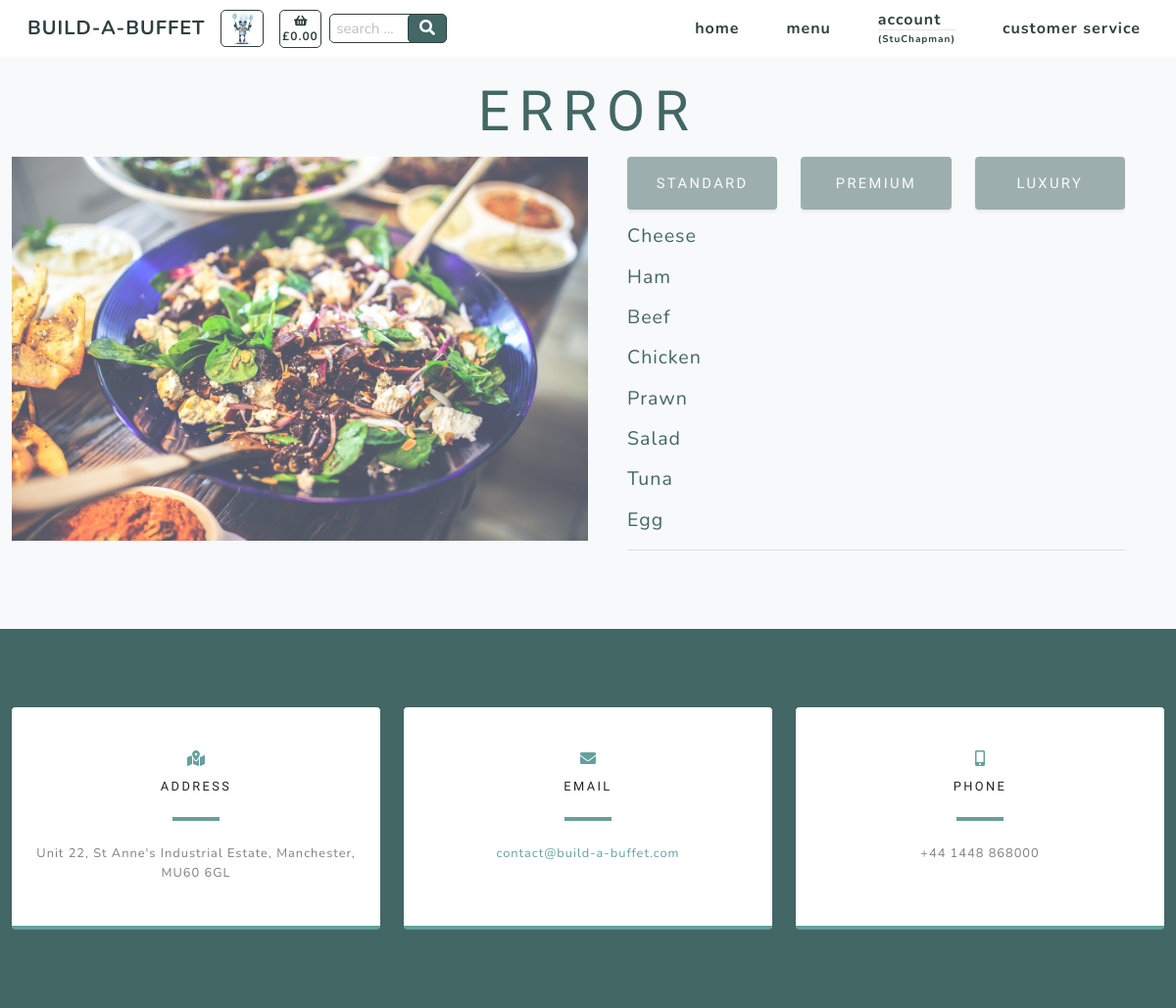
The page /products/ (signed in) on the database its author committed.
### products/models.py (models this page shows, shortened)
class Product(models.Model):
    category = models.ForeignKey('Category', null=True,
                                 on_delete=models.SET_NULL)
    id_no = models.CharField(max_length=254, null=True)
    name = models.CharField(max_length=254)
    description = models.CharField(max_length=254)
    price = models.DecimalField(max_digits=6, decimal_places=2)
    range = models.CharField(max_length=254, null=True)

### products/views.py (the view, shortened to what this page needs)
# urls.py: path('products/', include('products.urls')),
def products(request):
    """ check for a basket cookie """
    context_items = basket_context(request)
    basket_total = context_items['basket_total']
    cookie_key = context_items['cookie_key']
    menu = Category.objects.all().order_by('id_no')
    category = ""
    range = ""
    image = ""
    categories = Category.objects.all()
    products = Product.objects.all()
    context = {
            'products': products,
            'category': category,
            'range': range,
            'image': image,
            'cookie_key': cookie_key,
            'basket_total': basket_total,
            'menu': menu,
        }
    return render(request, 'products/products.html', context)

### basket/contexts.py (called while the page is built)
def basket_context(request):
    cookie_key = settings.COOKIE_KEY
    try:
        cookie = request.COOKIES[cookie_key]
        basket_total = Basket.objects.filter(cookie=cookie).aggregate(Sum('total_price'))
        if basket_total['total_price__sum'] is None:
            basket_total = ""
    except KeyError:
        basket_total = ""
        cookie = 99999999
    context = {
            'cookie': cookie,
            'cookie_key': cookie_key,
            'basket_total': basket_total,
        }
    return context

### products/templates/products/products.html (shortened to what this page needs)
{% extends "base.html" %}
{% load static %}
{% block content %}
    <section class="products-section bg-light" id="products">
        <div class="container">
            <div class="row justify-content-center no-gutters">
                <div class="col-xl-12">
                    {% if category %}
                        <h1 class="product-text-one mx-auto text-uppercase text-center flex-margin-b text-blue">{{ category }}</h1>
                    {% else %}
                        <h1 class="product-text-one mx-auto text-uppercase text-center flex-margin-b text-blue">Error</h1>
                    {% endif %}
                </div>
                <div class="col-xl-6">
                    {% if category %}
                        {% for image in image %}
                            {% if image.image %}
                                <img class="img-fluid image-80" src="{{ MEDIA_URL }}{{ image.image }}" alt="{{ category }} image" />
                            {% else %}
                                <img class="img-fluid image-80" src="{{ MEDIA_URL }}assets/img/noimage.png" alt="no image" />
                            {% endif %}
                        {% endfor %}
                    {% else %}
                        <img class="img-fluid image-80" src="{{ MEDIA_URL }}assets/img/pexels-kaboompics-com-5928.jpg" alt="salad bowl" />
                    {% endif %}
                </div>
                <div class="col-xl-6">
                    <div class="text-center h-100 project">
                        <div class="d-flex h-100">
                            <div class="product-container w-100 mt-0 text-center text-xl-left">
                                <div class="row">
                                    <div class="col-4">
                                        {% if range == "standard" %}
                                            <a class="product-selected masthead-button opaque-100 btn btn-primary js-scroll-trigger flex-margin-b" href="{% url 'products' %}?category_range={{ category }},standard">Standard</a>
                                        {% else %}
                                            <a class="product-unselected masthead-button opaque-100 btn btn-primary js-scroll-trigger flex-margin-b" href="{% url 'products' %}?category_range={{ category }},standard">Standard</a>
                                        {% endif %}
                                    </div>
                                    <div class="col-4">
                                        {% if range == "premium" %}
                                            <a class="product-selected masthead-button opaque-100 btn btn-primary js-scroll-trigger flex-margin-b" href="{% url 'products' %}?category_range={{ category }},premium">Premium</a>
                                        {% else %}
                                            <a class="product-unselected masthead-button opaque-100 btn btn-primary js-scroll-trigger flex-margin-b" href="{% url 'products' %}?category_range={{ category }},premium">Premium</a>
                                        {% endif %}
                                    </div>
                                    <div class="col-4">
                                        {% if range == "luxury" %}
                                            <a class="product-selected masthead-button opaque-100 btn btn-primary js-scroll-trigger flex-margin-b" href="{% url 'products' %}?category_range={{ category }},luxury">Luxury</a>
                                        {% else %}
                                            <a class="product-unselected masthead-button opaque-100 btn btn-primary js-scroll-trigger flex-margin-b" href="{% url 'products' %}?category_range={{ category }},luxury">Luxury</a>
                                        {% endif %}
                                    </div>
                                </div>
                                {% for product in products %}
                                    {% if range %}
                                        {% if product.range == range and product.category|slugify == category %}
                                            <div class="mx-auto flex-margin-b text-blue">
                                                <a class="product-text-two" href="{% url 'product_detail' %}?category_product={{ category }},{{ product.name }},selected-one">{{ product.name }}</a>
                                            </div>
                                        {% endif %}
                                    {% else %}
                                        {% if product.range == "standard" %}
                                            <div class="product-text-two mx-auto flex-margin-b text-blue">
                                                {{ product.name }}
                                            </div>
                                        {% endif %}
                                    {% endif %}
                                {% endfor %}
                                <hr class="d-none d-xl-block mb-0 ml-0" />
                            </div>
                        </div>
                    </div>
                </div>
            </div>
        </div>
    </section>
{% include 'includes/contact.html' %}
{% endblock %}

### templates/base.html (shortened to what this page needs)
{% load static %}
<!doctype html>
<html lang="en">
  <head>
    {% block corecss %}
        <link href="{% static 'css/styles.css' %}" rel="stylesheet" />
        <link href="{% static 'css/slider.css' %}" rel="stylesheet" />
    {% endblock %}
  </head>
  <body id="page-top" onload="createCookie()">
        <nav class="navbar navbar-expand-lg navbar-light fixed-top" id="mainNav">
            <div class="container">
                <a class="navbar-brand js-scroll-trigger navbar-brand-vis" href="#page-top">BUILD-A-BUFFET</a>
                <div>
                    <ul class="navbar-nav ml-auto align-vertically">
                        <li class="nav-item"><a class="nav-link js-scroll-trigger bartholemew-menu" href="{% url 'bartholemew' %}"><img src="{{ MEDIA_URL }}assets/img/bartholemew-sml.jpg" alt="bartholemew" height="36"></a></li>
                    </ul>
                </div>
                <div>
                    <ul class="navbar-nav ml-auto align-vertically">
                        {% if basket_total.total_price__sum != None %}
                            <li class="nav-item"><a class="nav-link js-scroll-trigger text-center text-xs-nav basket" href="{% url 'basket' %}"><i class="fa fa-shopping-basket" aria-hidden="true"></i><br><span class=" text-xs-nav">£{{ basket_total.total_price__sum|floatformat:"2" }}</span></a></li>
                        {% else %}
                            <li class="nav-item"><a class="nav-link js-scroll-trigger text-center text-xs-nav basket" href="{% url 'basket' %}"><i class="fa fa-shopping-basket" aria-hidden="true"></i><br><span class=" text-xs-nav">£0.00</span></a></li>
                        {% endif %}
                    </ul>
                </div>
                <div class="ml-2 mr-auto">
                    <form action="{% url 'search_products' %}" method="GET" id="product_search_form" >
                        <input class="search-input text-blue text-xs" type="text" name="product_search" id="product_search" placeholder=" search ..." maxlength="18">
                        <button class="search-button text-center" type="submit">
                                <i class="fas fa-search"></i>
                        </button>
                    </form>
                </div>
                <div class="collapse navbar-collapse" id="navbarResponsive">
                    <ul class="navbar-nav ml-auto">
                        <li class="nav-item my-auto"><a class="nav-link js-scroll-trigger" href="{% url 'home' %}">home</a></li>
                        <li class="nav-item dropdown my-auto">
                            <a class="nav-link js-scroll-trigger" href="#" id="all-menus-link" data-toggle="dropdown" aria-haspopup="true" aria-expanded="false">
                                menu
                            </a>
                        </li>
                        <li class="nav-item dropdown">
                            {% if request.user.is_authenticated %}
                                <a class="nav-link js-scroll-trigger" href="#" id="account-link" data-toggle="dropdown" aria-haspopup="true" aria-expanded="false">
                                    account
                                    <hr class="d-none d-lg-block user-br">
                                    <span class="user-text">
                                    ({{ request.user|truncatechars:10 }})</span>
                                </a>
                            {% else %}
                                <a class="nav-link" href="{% url 'account_login' %}">login</a>
                            {% endif %}
                        </li>
                        <li class="nav-item my-auto"><a class="nav-link js-scroll-trigger" href="{% url 'service' %}">customer service</a></li>
                    </ul>
                </div>
            </div>
        </nav>
    {% block content %}
    {% endblock %}
  </body>
</html>

### rows shown on the page
Product: name "Cheese"
Product: name "Ham"
Product: name "Beef"
Product: name "Chicken"
Product: name "Prawn"
Product: name "Salad"
Product: name "Tuna"
Product: name "Egg"

### other values the page prints
{{ request.user|truncatechars:10 }} "StuChapman"
